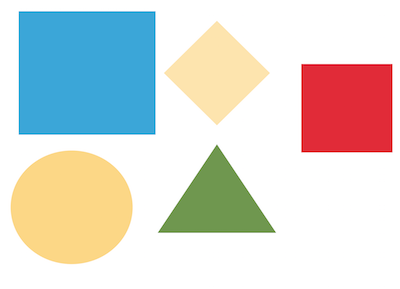
#> input picture src/ros_perception/src/images/shapes.png, 400 x 289 px, found by its file name
$ python image_thresholding.py
#> lines starting #> are read from the running program, lines starting #| are printed output that depends on the picture; after the words box and inside, x2 and y2 are one past the last pixel; in counts of white or black regions, pixels touching at a corner belong together
#!/usr/bin/env python

import numpy as np
import cv2


def read_image(image_name, as_gray):
#> called with as_gray = True
    if as_gray:
        image = cv2.imread(image_name, cv2.IMREAD_GRAYSCALE)
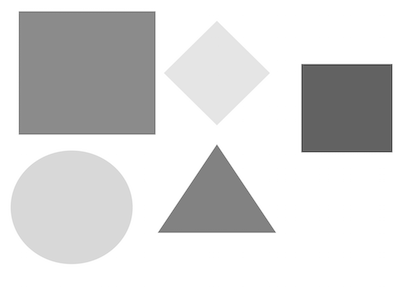
#> image: shape (289, 400); min 65, max 255, mean 216.4
    else:
        image = cv2.imread(image_name, cv2.IMREAD_COLOR)
    cv2.imshow("Image", image)
    return image


def basic_thresholding(gray_image, threshol_value):
#> called with threshol_value = 115
    ret, thresh_basic = cv2.threshold(gray_image,
                                    threshol_value,
                                    255,
                                    cv2.THRESH_BINARY_INV)
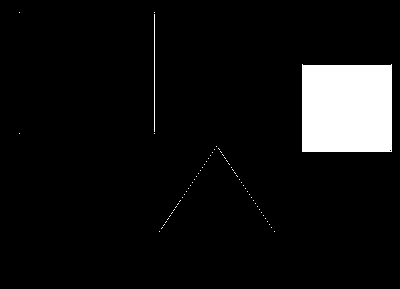
#> thresh_basic: shape (289, 400); 6.9% white; 63 white regions (61 under 20 px), largest, box (x1, y1, x2, y2) and area: (302, 64, 392, 152) 7831, (154, 14, 155, 132) 118
#> ret = 115
    cv2.imshow("Basic Binary Image",  thresh_basic)

def adaptive_thresholding(gray_image, threshol_value):
#> called with threshol_value = 115
    adaptive_threshold_image = cv2.adaptiveThreshold(gray_image,
                                        255,
                                        cv2.ADAPTIVE_THRESH_MEAN_C,
                                        cv2.THRESH_BINARY_INV,
                                        threshol_value,
                                        2)
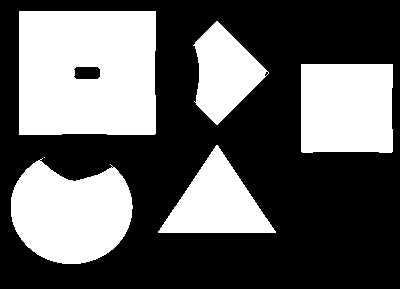
#> adaptive_threshold_image: shape (289, 400); 37.9% white; 6 white regions (1 under 20 px), largest, box (x1, y1, x2, y2) and area: (19, 11, 156, 135) 16604, (11, 158, 133, 264) 9458, (301, 64, 393, 153) 8079, (158, 145, 276, 233) 5294, (193, 21, 269, 125) 4431
    cv2.imshow("Adaptive Threshold Image", adaptive_threshold_image)


def main():
    image_name = "/home/ubuntu/catkin_ws/src/ros_perception/src/images/shapes.png"
    # image_name = "/home/ubuntu/catkin_ws/src/ros_perception/src/images/tomato.jpg"
    as_gray = True
    threshol_value=115
    gray_image = read_image(image_name, as_gray)
    basic_thresholding(gray_image, threshol_value)
    adaptive_thresholding(gray_image, threshol_value)
    cv2.waitKey(0)
    cv2.destroyAllWindows()

if __name__ == '__main__':
    main()

$ run again, with src/ros_perception/src/images/chess.jpg saved as src/ros_perception/src/images/shapes.png
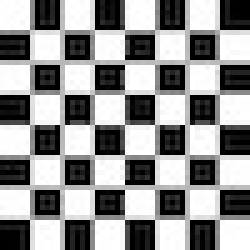
#> input picture src/ros_perception/src/images/chess.jpg, 50 x 50 px, found by its file name (shown 5 times larger)
#> in read_image, image is the input picture: shape (50, 50); min 0, max 255, mean 145.1
#> in basic_thresholding, `ret, thresh_basic = cv2.threshold(gray_image, threshol_value, 255, cv2..`:
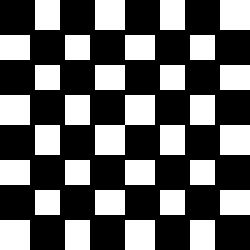
#> thresh_basic: shape (50, 50) (shown 5 times larger); 38.7% white; 31 white regions, largest, box (x1, y1, x2, y2) and area: (19, 19, 31, 31) 72, (19, 0, 25, 6) 36, (44, 0, 50, 6) 36
#> ret = 115
#> in adaptive_thresholding, `adaptive_threshold_image = cv2.adaptiveThreshold(gray_image, 255, cv2...`:
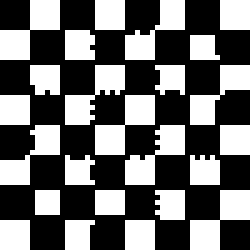
#> adaptive_threshold_image: shape (50, 50) (shown 5 times larger); 42.2% white; 24 white regions, largest, box (x1, y1, x2, y2) and area: (0, 0, 12, 12) 72, (19, 19, 31, 31) 72, (38, 38, 50, 50) 72
